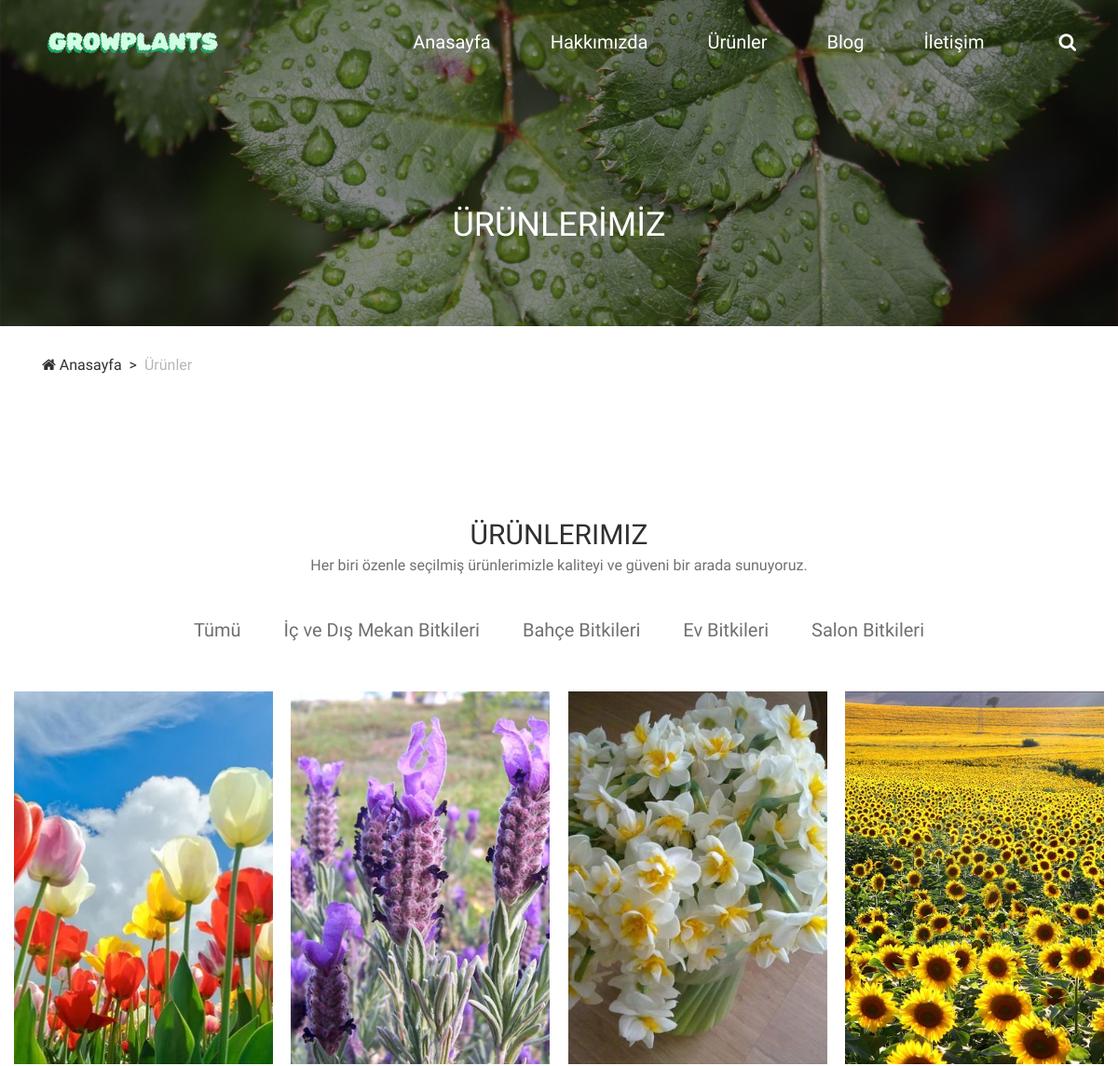
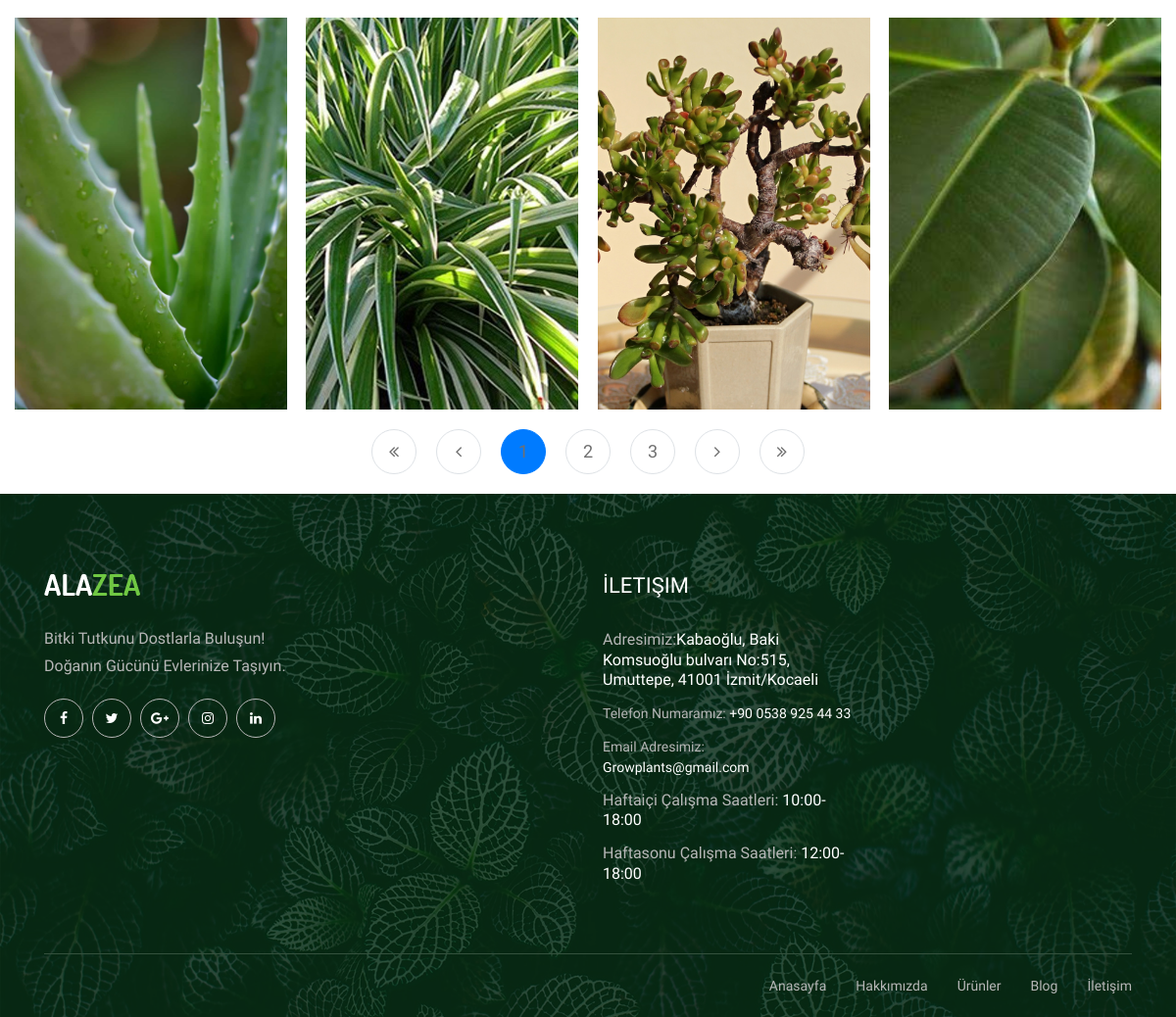
The page /portfolio/ on the database its author committed (2 pictures, top to bottom).
### core/models.py (models this page shows)
class AbstractModel(models.Model):
    updated_date= models.DateTimeField(
        blank=True,
        auto_now=True,
    )
    created_date= models.DateTimeField(
        blank=True,
        auto_now_add=True,
    )
    class Meta:
         abstract=True

class GeneralSetting(AbstractModel):
    name =models.CharField(
        default='',
        max_length=254,
                blank=True,
    )
    description = models.CharField(
        default='',
        max_length=254,
        blank=True,
    )
    parameter = models.CharField(
        default='',
        max_length=254,
        blank=True,
    )

class blogPageSetting(AbstractModel):
        name =models.CharField(
        default='',
        max_length=254,
        blank=True,
    )
        department = models.CharField(
        default='',
        max_length=254,
        blank=True,
    )
        description = models.CharField(
        default='',
        max_length=254,
        blank=True,
    )
        description1 = models.CharField(
        default='',
        max_length=254,
        blank=True,
    )
        description2 = models.CharField(
        default='',
        max_length=254,
        blank=True,
    )
        description3 = models.CharField(
        default='',
        max_length=254,
        blank=True,
    )
        comment = models.CharField(
        default='',
        max_length=254,
        blank=True,
    )
        detail1 = models.CharField(
        default='',
        max_length=254,
        blank=True,
    )
        detail2 = models.CharField(
        default='',
        max_length=254,
        blank=True,
    )
        file=models.ImageField(
            default='',
            verbose_name='Image',
            blank=True,
            upload_to='blog_images/'
    )
        fileSmall=models.ImageField(
            default='',
            verbose_name='Image',
            blank=True,
            upload_to='blog_images/'
    )
        class Meta:
            ordering = ['id']

class contactSetting(AbstractModel):
    address =models.CharField(
        default='',
        max_length=254,
                blank=True,
    )
    tel = models.CharField(
        default='',
        max_length=254,
        blank=True,
    )
    email = models.CharField(
        default='',
        max_length=254,
        blank=True,
    )
    calisma_week = models.CharField(
        default='',
        max_length=254,
        blank=True,
    )
    calisma_weekend = models.CharField(
        default='',
        max_length=254,
        blank=True,
    )

### core/views.py (the view)
# urls.py: path('portfolio/', portfolio, name='portfolio'),
def portfolio(request):
    contact1 = contactSetting.objects.get(id=1)
    ProductImage=blogPageSetting.objects.all()
    portfolio_title_1=GeneralSetting.objects.get(name='portfolio_title_1').parameter
    portfolio_title_2=GeneralSetting.objects.get(name='portfolio_title_2').parameter
    portfolio_title_3=GeneralSetting.objects.get(name='portfolio_title_3').parameter
    portfolio_title_4=GeneralSetting.objects.get(name='portfolio_title_4').parameter
    portfolio_title_5=GeneralSetting.objects.get(name='portfolio_title_5').parameter
    paginator=Paginator(ProductImage,8)
    page=request.GET.get('page')
    try:
        posts=paginator.page(page)
    except PageNotAnInteger:
        posts=paginator.page(1)
    except EmptyPage:
        posts=paginator.page(paginator.num_pages)
    return render(request,'portfolio.html',{'ProductImage':ProductImage,
        'portfolio_title_1':portfolio_title_1,
        'portfolio_title_2':portfolio_title_2,
        'portfolio_title_3':portfolio_title_3,
        'portfolio_title_4':portfolio_title_4,
        'portfolio_title_5':portfolio_title_5,
        'posts':posts,
        'contact':contact1})

### templates/portfolio.html (shortened to what this page needs)
{% load static%}
<!DOCTYPE html>
<html lang="en">
{% include 'includes/head.html'%}
<body>
    {% include 'includes/navbar.html'%}
    <div class="breadcrumb-area">
        <div class="top-breadcrumb-area bg-img bg-overlay d-flex align-items-center justify-content-center" style="background-image: url({% get_media_prefix %}img/bg-img/24.jpg);">
            <h2>ÜRÜNLERİMİZ</h2>
        </div>
        <div class="container">
            <div class="row">
                <div class="col-12">
                    <nav aria-label="breadcrumb">
                        <ol class="breadcrumb">
                            <li class="breadcrumb-item"><a href="/"><i class="fa fa-home"></i> Anasayfa</a></li>
                            <li class="breadcrumb-item active" aria-current="page">Ürünler</li>
                        </ol>
                    </nav>
                </div>
            </div>
        </div>
    </div>
    <section class="alazea-portfolio-area section-padding-100-0">
        <div class="container">
            <div class="row">
                <div class="col-12">
                    <div class="section-heading text-center">
                        <h2>Ürünlerimiz</h2>
                        <p>Her biri özenle seçilmiş ürünlerimizle kaliteyi ve güveni bir arada sunuyoruz.</p>
                    </div>
                </div>
            </div>
        </div>
        <div class="container-fluid">
            <div class="row">
                <div class="col-12">
                    <div class="alazea-portfolio-filter">
                        <div class="portfolio-filter">
                            <button class="btn active" data-filter="*">{{portfolio_title_1}}</button>
                            <button class="btn active" data-filter=".design">{{portfolio_title_2}}</button>
                            <button class="btn" data-filter=".garden">{{portfolio_title_3}}</button>
                            <button class="btn" data-filter=".home-design">{{portfolio_title_4}}</button>
                            <button class="btn" data-filter=".office-design">{{portfolio_title_5}}</button>
                        </div>
                    </div>
                </div>
            </div>
            <div class="row alazea-portfolio">
                {% for post in posts %}
                <div class="col-12 col-sm-6 col-lg-3 single_portfolio_item {% if post.department == 'Salon Bitkisi' %}
                office-design
                {% elif post.department == 'Bahçe Bitkisi' %}
                garden
                {% elif post.department == 'Dış Mekan Bitkisi' %}
                design
                {% elif post.department == 'Ev Bitkisi' %}
                home-design
                {% endif %} wow fadeInUp" data-wow-delay="100ms">
                    <div class="container mt-5">
                        <a href="{% url "single_post" post.pk %}" class="portfolio-thumbnail bg-img" style="background-image: url({{ post.file.url }});">
                        </a>
                    </div>
                </div>
                {% endfor %}
        </div>
        <div style="margin-top:20px;margin-bottom:20px;" class="row">
            <div class="col-12">
                <nav aria-label="Page navigation">
                    <ul class="pagination">
                        <li class="page-item {% if not posts.has_previous %}disabled{% endif %}">
                            <a class="page-link" href="{% if posts.has_previous %}?page=1{% endif %}">
                                <i class="fa fa-angle-double-left"></i>
                            </a>
                        </li>
                        <li class="page-item {% if not posts.has_previous %}disabled{% endif %}">
                            <a class="page-link" href="{% if posts.has_previous %}?page={{ posts.previous_page_number }}{% endif %}">
                                <i class="fa fa-angle-left"></i>
                            </a>
                        </li>
                        {% for num in posts.paginator.page_range %}
                            {% if num == posts.number %}
                                <li class="page-item active"><span class="page-link">{{ num }}</span></li>
                            {% else %}
                                <li class="page-item"><a class="page-link" href="?page={{ num }}">{{ num }}</a></li>
                            {% endif %}
                        {% endfor %}
                        <li class="page-item {% if not posts.has_next %}disabled{% endif %}">
                            <a class="page-link" href="{% if posts.has_next %}?page={{ posts.next_page_number }}{% endif %}">
                                <i class="fa fa-angle-right"></i>
                            </a>
                        </li>
                        <li class="page-item {% if not posts.has_next %}disabled{% endif %}">
                            <a class="page-link" href="{% if posts.has_next %}?page={{ posts.paginator.num_pages }}{% endif %}">
                                <i class="fa fa-angle-double-right"></i>
                            </a>
                        </li>
                    </ul>
                </nav>
            </div>
        </div>
    </div>
    </section>
    {% include 'includes/footer.html'%}
</body>
</html>

### templates/includes/footer.html (shortened to what this page needs)
{% load static %}
<footer class="footer-area bg-img" style="background-image: url({% get_media_prefix %}img/bg-img/3.jpg);">
    <div class="main-footer-area">
        <div class="container">
            <div class="row">
                <div class="col-12 col-sm-6 col-lg-3">
                    <div class="single-footer-widget">
                        <div class="footer-logo mb-30">
                            <a href="#"><img src="{% get_media_prefix %}img/core-img/logo.png" alt=""></a>
                        </div>
                        <p>Bitki Tutkunu Dostlarla Buluşun! Doğanın Gücünü Evlerinize Taşıyın.</p>
                        <div class="social-info">
                            <a href="https://www.facebook.com" target="_blank"> <i class="fa fa-facebook" aria-hidden="true"></i></a>
                            <a href="https://www.twitter.com" target="_blank"><i class="fa fa-twitter" aria-hidden="true"></i></a>
                            <a href="https://www.google.com.tr" target="_blank"><i class="fa fa-google-plus" aria-hidden="true"></i></a>
                            <a href="https://www.instagram.com" target="_blank"><i class="fa fa-instagram" aria-hidden="true"></i></a>
                            <a href="https://www.linkedin.com" target="_blank"><i class="fa fa-linkedin" aria-hidden="true"></i></a>
                        </div>
                    </div>
                </div>
                <div class="col-12 col-sm-6 col-lg-3">
                </div>
                <div class="col-12 col-sm-6 col-lg-3">
                    <div class="single-footer-widget">
                        <div class="widget-title">
                            <h5>İletişim</h5>
                        </div>
                        <div class="contact-information">
                            <p><span>Adresimiz:</span>{{ contact.address }}</p>
                            <p><a href="tel:+905555555555" style="line-height: 1.3;
                                color: #ffffff;
                                margin-bottom: 13px;"><span>Telefon Numaramız:</span> {{ contact.tel }}</a><p>
                            <p><a href="mailto:Growplants@gmail.com" style="line-height: 1.3;
                                color: #ffffff;
                                margin-bottom: 13px;"><span>Email Adresimiz:</span> {{ contact.email }}</a><p>
                            <p><span>Haftaiçi Çalışma Saatleri:</span> {{ contact.calisma_week }}</p>
                            <p><span>Haftasonu Çalışma Saatleri:</span> {{ contact.calisma_weekend }}</p>
                        </div>
                    </div>
                </div>
            </div>
        </div>
    </div>
    <div class="footer-bottom-area">
        <div class="container">
            <div class="row">
                <div class="col-12">
                    <div class="border-line"></div>
                </div>
                <div class="col-12 col-md-6">
                </div>
                <div class="col-12 col-md-6">
                    <div class="footer-nav">
                        <nav>
                            <ul>
                                <li><a href="/">Anasayfa</a></li>
                                <li><a href="/about">Hakkımızda</a></li>
                                <li><a href="/portfolio/">Ürünler</a></li>
                                <li><a href="/blog/">Blog</a></li>
                                <li><a href="/contact/">İletişim</a></li>
                            </ul>
                        </nav>
                    </div>
                </div>
            </div>
        </div>
    </div>
</footer>

### static/css/classy-nav.css (style rules this page uses)
* { margin: 0; padding: 0; }
body { font-family: "Roboto", sans-serif; }
ul, ol { margin: 0; }
ul li, ol li { list-style: none; }
img { height: auto; max-width: 100%; }
.bg-img { background-position: center center; background-size: cover; background-repeat: no-repeat; }
.justify-content-center { -webkit-box-pack: center; -ms-flex-pack: center; justify-content: center; }

### rows shown on the page
GeneralSetting: parameter "Tümü"
GeneralSetting: parameter "İç ve Dış Mekan Bitkileri"
GeneralSetting: parameter "Bahçe Bitkileri"
GeneralSetting: parameter "Ev Bitkileri"
GeneralSetting: parameter "Salon Bitkileri"
blogPageSetting: file (picture)
blogPageSetting: file (picture)
blogPageSetting: file (picture)
blogPageSetting: file (picture)
blogPageSetting: file (picture)
blogPageSetting: file (picture)
blogPageSetting: file (picture)
blogPageSetting: file (picture)
contactSetting: address "Kabaoğlu, Baki Komsuoğlu bulvarı No:515, Umuttepe, 41001 İzmit/Kocaeli", tel "+90 0538 925 44 33", email "Growplants@gmail.com", calisma_week "10:00-18:00", calisma_weekend "12:00-18:00"

### other values the page prints
{{ num }} "2" "3"
